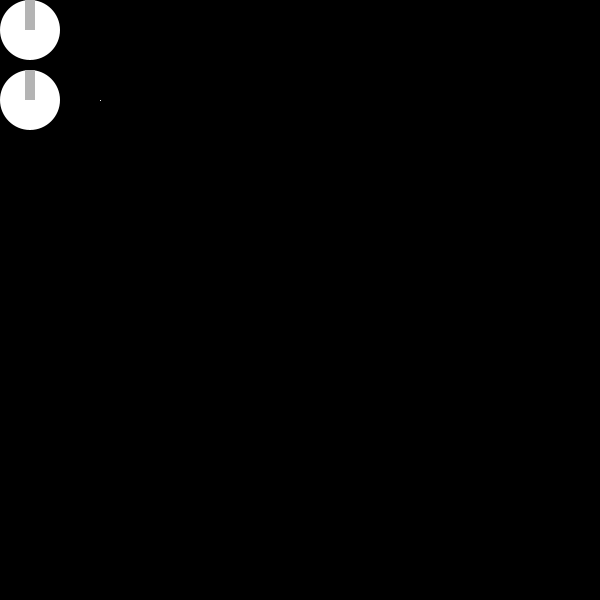
Frame 1 (no input)
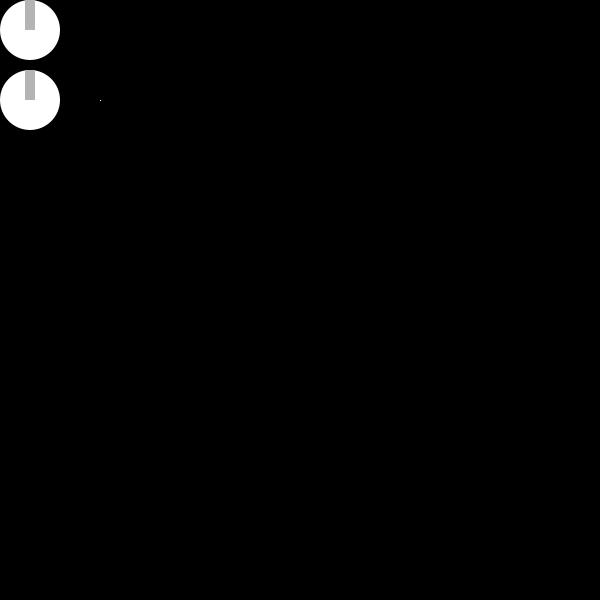
Frame 60 (the mouse pressed at the canvas centre just before this capture)
Frame 120 (the mouse held since frame 60 and released just before this capture): identical to frame 60, image omitted

The Processing sketch that drew these frames (run headless with seeded random() and noise(); from frame 60 on, the mouse is pressed at the canvas centre):

// Processing sketch: etchsketch
// ── etchsketch.pde
int offset = 100;
float lup ;
float lr;
void setup() {

  size(600, 600);

  kn = new Knob[num];
  kn[0] = new Knob(30, 30, 60);
  kn[1] = new Knob(30, 100, 60);

  lup = offset+kn[0].output;
  lr = offset+kn[1].output ;

  background(0);
}

void draw() {
  //background(0);
  fill(0);
  noStroke();
  rect(0, 0, 65, 135);
  for (int i = 0; i < num; i++) {
    kn[i].knobdraw();
    // println(kn[2].output);
    float updown = offset+kn[0].output ;
    float leftright = offset+kn[1].output ;

    updown =constrain(updown, offset, width-offset);
    leftright =constrain(leftright, offset, height-offset);

    fill(255);
    stroke(255);
    line(updown, leftright, lup, lr);
    lup = updown;
    lr = leftright;
  }
}


// ── control.pde
Knob[] kn;

int num = 2;

class Knob {

  int x;
  int y; 
  int size;

  float val = PI;
  float a = 0;

  float output;

  Knob(int xpos, int ypos, int ks) {
    x = xpos;
    y = ypos;
    size = ks;
  }

  void knobdraw() {
    noStroke();
    if (mousePressed) {
      if (dist(mouseX, mouseY, x, y) <= size/2) {

        a = atan2(mouseX-x, mouseY-y);
        val = a;
        output = map(a, -PI, PI, width-offset, 0);
      }
    }

    pushMatrix();
    translate(x, y);
    rotate(PI);
    translate(-x, -y);
    translate(x, y);
    rotate(-HALF_PI);

    rotate(-val);
    fill(255);
    ellipse(0, 0, size, size);
    noFill();

    noStroke();

    fill(180);
    rect(0, -(size/12), size/2, size/6);
    popMatrix();
  }
}
